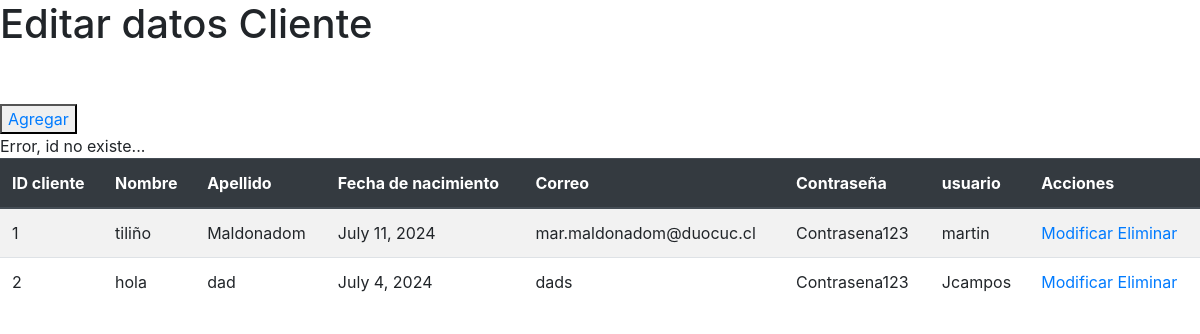
Screenshot of /clientes/clientes_del/3 with the database file from the repository.
### clientes/models.py (models this page shows, shortened)
class Cliente(models.Model):
    user   = models.OneToOneField(User, on_delete=models.CASCADE)
    nombre = models.CharField(max_length=100)
    apellido = models.CharField(max_length=100)
    fecha_nacimiento = models.DateField()
    email = models.EmailField()
    password = models.CharField(max_length=100)

### clientes/views.py (the view)
# urls.py: path('clientes_del/<str:pk>', views.clientes_del, name='clientes_del'),
def clientes_del (request,pk):
    context={}
    try:
        cliente = Cliente.objects.get(id=pk)
        cliente.delete()
        mensaje = "Datos de cliente eliminados"
        clientes = Cliente.objects.all()
        context = {'clientes' : clientes, 'mensaje' : mensaje}
        return render(request,'clientes/clientes_list.html',context)
    except:
        mensaje="Error, id no existe..."
        clientes = Cliente.objects.all()
        context = {'clientes' : clientes, 'mensaje': mensaje }
        return render(request, 'clientes/clientes_list.html', context)

### clientes/templates/clientes/clientes_list.html (shortened to what this page needs)
{% load static %}
<!DOCTYPE html>
<html lang="en">
<head>
    <link rel="stylesheet" href="">
    <link rel="stylesheet" href="https://cdn.jsdelivr.net/npm/bootstrap@4.6.2/dist/css/bootstrap.min.css">
</head>
<body>
    <h1>Editar datos Cliente</h1> <br>
    <br>
    <button type="button">
        <a href="{% url 'clientesAdd' %}"> Agregar</a>
    </button>
        <div id="idMensaje">
            {% if mensaje %}
                    {{mensaje}}
            {% endif %}
        </div>
    <table>
        {% if clientes %}
        <table class="table table-striped">
            <thead class="thead-dark">
                <tr>
                    <th scope="col">ID cliente</th>
                    <th scope="col">Nombre</th>
                    <th scope="col">Apellido</th>
                    <th scope="col">Fecha de nacimiento</th>
                    <th scope="col">Correo</th>
                    <th scope="col">Contraseña</th>
                    <th scope="col">usuario</th>
                    <th scope="col">Acciones</th>
                </tr>
            </thead>
            <tbody>
            {% for x in clientes %}
            <tr>
                <td>{{ x.id }}</td>
                <td>{{ x.nombre }} </td>
                <td>{{ x.apellido }}</td>
                <td>{{ x.fecha_nacimiento }}</td>
                <td>{{ x.email }}</td>
                <td>{{ x.password }}</td>
                <td>{{ x.user }}</td>
                <td>
                    <a href="{% url 'clientes_findEdit' pk=x.id  %}">Modificar</a>
                    <a href="{% url 'clientes_del' pk=x.id  %}">Eliminar</a>
                </td>
            </tr>
            {% endfor %}
        </tbody>
    </table>
        {% else %}
        <tr>
            <td colspan="7">No hay clientes disponibles</td>
        </tr>
        {% endif %}
    </table>
</body>
</html>

### rows the page displays
Cliente: id "1", nombre "tiliño", apellido "Maldonadom", fecha_nacimiento "July 11, 2024", email "mar.maldonadom@duocuc.cl", password "Contrasena123", user "martin"
Cliente: id "2", nombre "hola", apellido "dad", fecha_nacimiento "July 4, 2024", email "dads", password "Contrasena123", user "Jcampos"

### other values shown
{{ mensaje }} "Error, id no existe..."
